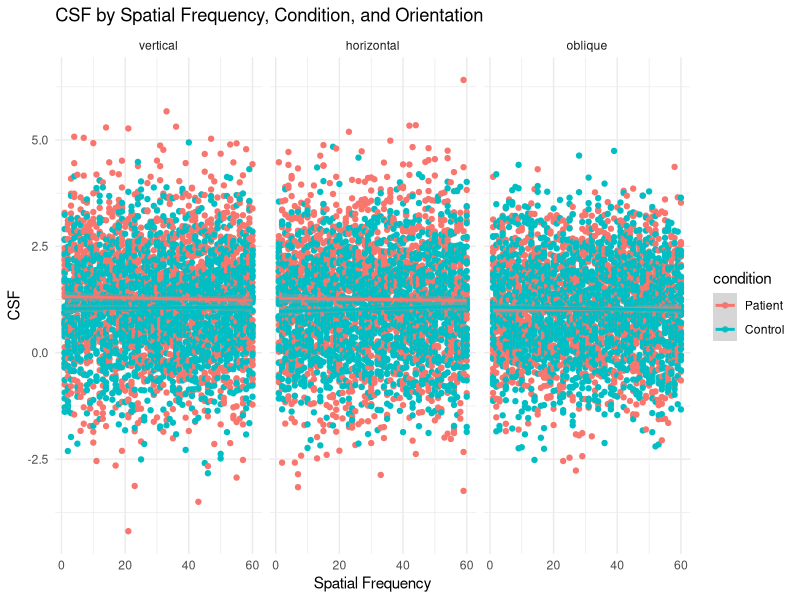
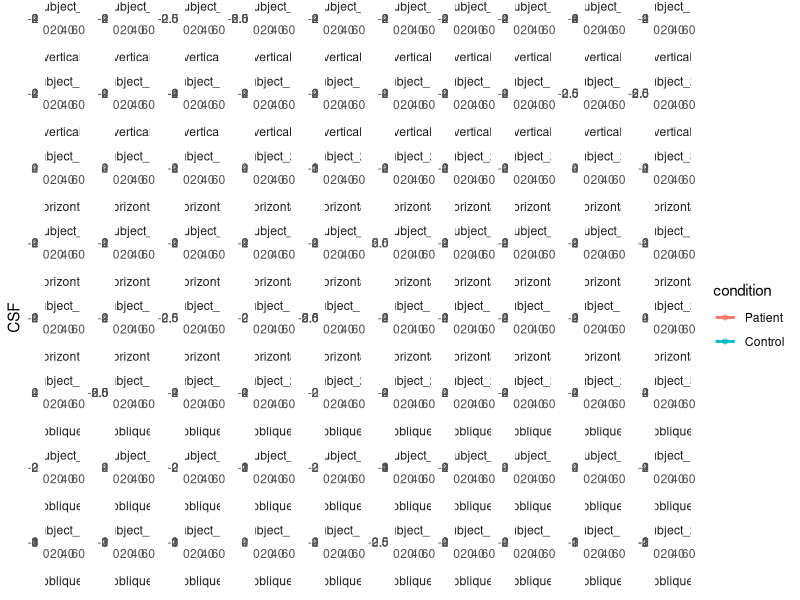
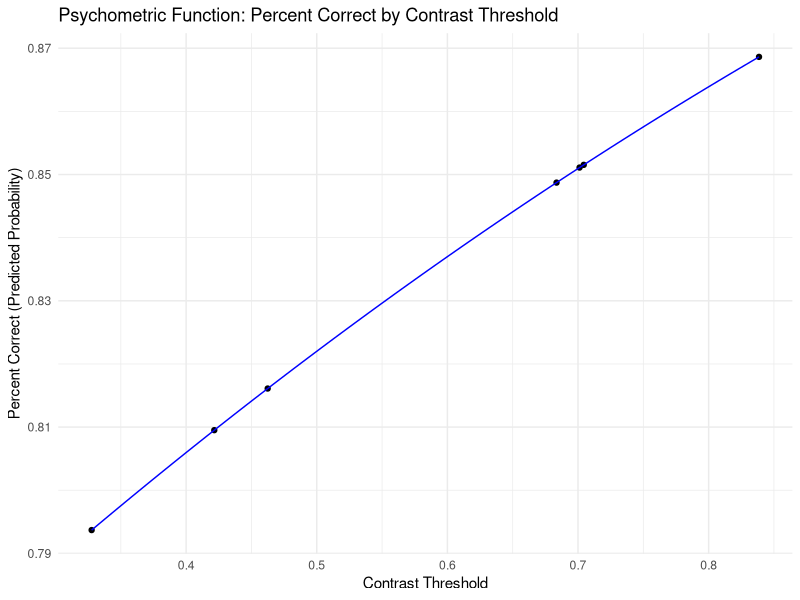

These charts were generated, in order, by the following R code: (Note: this script raises an error after producing the figures.)
library(tidyverse)

#### Generating data that are just wrong ####

set.seed(416) # set the seed to the Toronto Area code

# paste0 -- what's that?
subjects <- paste0("Subject_", 1:30)
conditions <- c("Patient", "Control")

# expand.grid is that new? What is that? 
data <- expand.grid(subject = subjects,
                    condition = conditions,
                    orientation = c("vertical", "horizontal", "oblique"),
                    spatial_frequency = seq(1, 60, by = 1))

# We've seen rnorm and rt before, what's this runif? What does our choice of simulated distribution say about our prior belief about our simulated data?
data$CSF <- runif(nrow(data), 0.1, 2) + rnorm(nrow(data))

# We're going to simulate some patients. Let's consider the scenario where patients have CSFs that differ from controls at the cardinal orientations, but not the obliques.
# Note that I'm using the tidyverse data passing short hand and the assingnment operator.
#
# The mutate() function is being used here -- note it is one of those functions in both plyr and dplyr functions -- this code will call the dplyr version.  
data <- data %>%
  mutate(CSF = ifelse(condition == "Patient" & orientation %in% c("vertical", "horizontal"), 
                      CSF * 1.2, CSF)) # Patients have higher thresholds at cardinal orientations

# Viewing the first few rows of the dataset is a nice check... are these data in wide or long format?
head(data)


#### Fitting a multiple regression linear model ####

# Fit a linear model
lm_model <- lm(CSF ~ condition * orientation * spatial_frequency, data = data)

# Summarize the model
summary(lm_model)

# Visualize the model fit
ggplot(data, aes(x = spatial_frequency, y = CSF, color = condition)) +
  geom_point() +
  geom_smooth(method = "lm", formula = y ~ x) +
  facet_wrap(~orientation) +
  theme_minimal() +
  labs(title = "CSF by Spatial Frequency, Condition, and Orientation",
       x = "Spatial Frequency",
       y = "CSF")

#### Mixed-effect models (simplified) ####

# Load necessary package
library(lme4)
library(dplyr)

# Fit a linear mixed-effects model
# CSF is the outcome, condition, orientation, and spatial_frequency are fixed effects
# Random intercepts for subjects
lmm_model <- lmer(CSF ~ condition * orientation * spatial_frequency + (1|subject), data = data)

# Summary of the model
summary(lmm_model)

# Optional: Visualize the model
library(ggplot2)
data$predicted_CSF <- predict(lmm_model)
ggplot(data, aes(x = spatial_frequency, y = CSF, color = condition)) +
  geom_point(alpha = 0.5) +  # Original data points
  geom_line(aes(y = predicted_CSF), size = 1) +  # Fitted values
  facet_wrap(~orientation + subject, scales = "free") +
  theme_minimal() +
  labs(title = "Fitted LMM for CSF across Conditions, Orientations, and Spatial Frequencies",
       x = "Spatial Frequency", y = "CSF")


#### Psychometric function fitting ####

library(ggplot2)
library(dplyr)

# Simulate some data
set.seed(2024) # For reproducibility
n <- 7 # Number of observations
contrast_threshold <- runif(n, 0.01, 1) # Simulating contrast thresholds as predictors
odds_of_correct <- exp(1 + 1.06 * contrast_threshold) # Odds of getting a response correct
prob_correct <- odds_of_correct / (1 + odds_of_correct) # Converting odds to probabilities
#percent_correct <- rbinom(n, size = 1, prob = prob_correct) # Simulating binary outcomes

# Create a data frame
data <- data.frame(contrast_threshold, prob_correct)

# Fit a logistic regression model
logit_model <- glm(prob_correct ~ contrast_threshold, family = binomial(link = "logit"), data = data)

# Predict and create a data frame for plotting
new_data <- data.frame(contrast_threshold = seq(min(contrast_threshold), max(contrast_threshold), length.out = 100))
new_data$predicted_prob <- predict(logit_model, newdata = new_data, type = "response")

# Plot the data and the fitted psychometric curve
ggplot(data, aes(x = contrast_threshold, y = prob_correct)) +
  geom_point() +
  geom_line(data = new_data, aes(x = contrast_threshold, y = predicted_prob), color = "blue") +
  labs(title = "Psychometric Function: Percent Correct by Contrast Threshold",
       x = "Contrast Threshold",
       y = "Percent Correct (Predicted Probability)") +
  theme_minimal()

#### Another psychometric function example ####

set.seed(617) # Ensure reproducibility
contrast_levels <- seq(0.01, 0.1, length.out = 7)
odds_of_correct <- exp(1 + 25 * contrast_levels)# Assuming a relationship for simulation
prob_correct <- odds_of_correct / (1 + odds_of_correct)
responses <- prob_correct - .15
data <- data.frame(contrast_levels, responses)

# making predictions
new_data <- data.frame(contrast_levels = seq(min(contrast_levels), max(contrast_levels), length.out = 100))
new_data$predicted_prob <- predict(fit, newdata = new_data, type = "response")

# Assuming a similar approach to generate new responses based on fitted probabilities
predicted_data <- data.frame(contrast_levels = new_data$contrast_levels, predicted_prob = new_data$predicted_prob)

# Plot the predicted dataset
ggplot(predicted_data, aes(x = contrast_levels, y = predicted_prob)) +
  geom_point() +
  #geom_line(data = new_data, aes(x = contrast_levels, y = predicted_prob), color = "red") +
  labs(title = "Predicted Psychometric Function with Original Fitted Curve", x = "Contrast Levels", y = "Predicted Probability of Correct Response")





